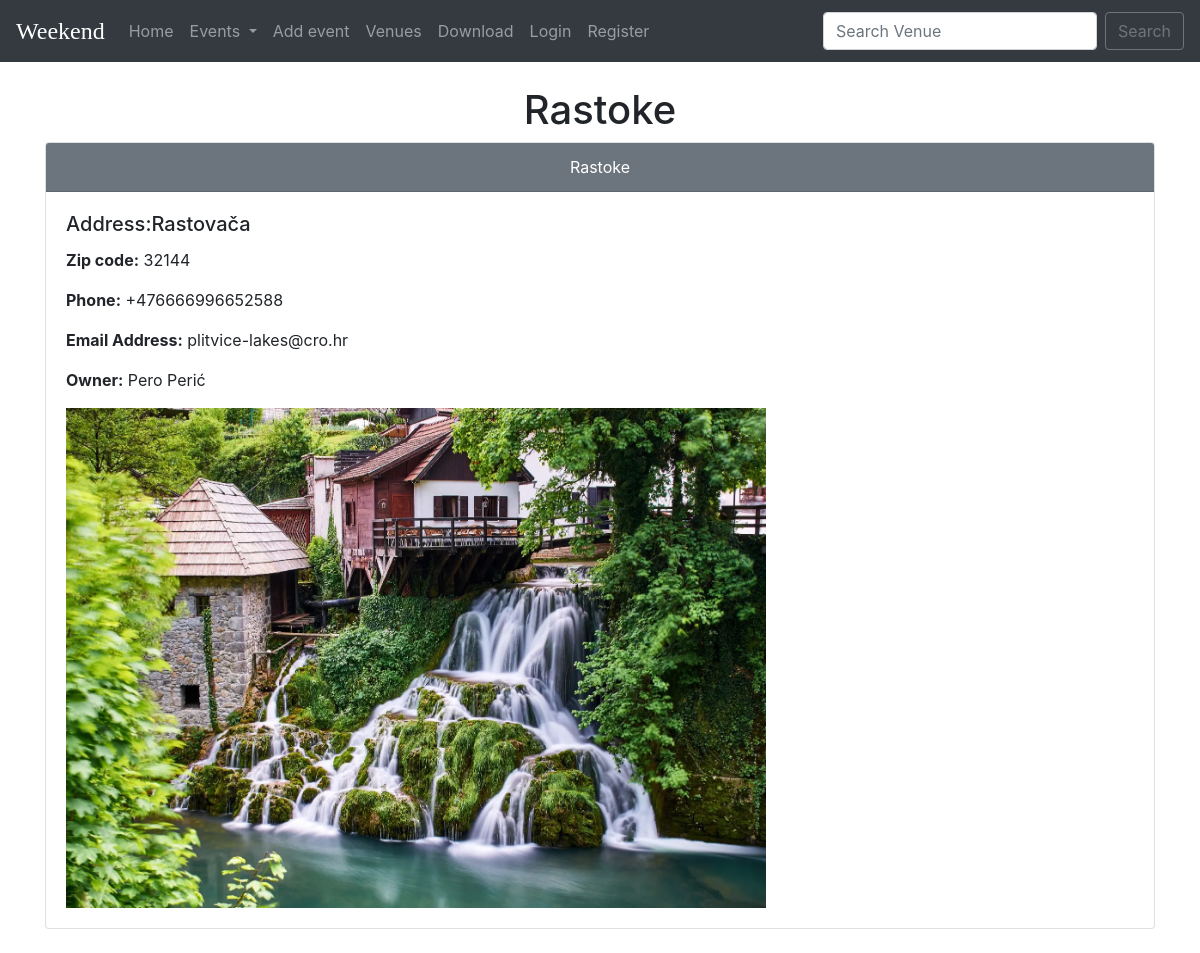
The app's page /show-venue/9 with its own data.
### events/models.py (models this page shows, shortened)
class Venue(models.Model):
    name = models.CharField(max_length=200)
    address = models.CharField(max_length=200)
    zip_code = models.CharField(max_length=10)
    image  = models.ImageField(blank = True,null = True,upload_to ="images/")
    owner  = models.IntegerField(blank = False,default = 1)
    phone = models.CharField("Contact",max_length = 20,blank = True)
    web = models.URLField(blank = True)
    email_address = models.EmailField(max_length=100,blank = True)

### events/views.py (the view)
# urls.py: path("show-venue/<id>",show_venue,name = "show_venue"),
def show_venue(request,id):
    venue = Venue.objects.get(pk = id)
    venue_owner = User.objects.get(pk = venue.owner)
    return render(request,"venue/venue_detail.html",{"venue":venue,
                                               "venue_owner":venue_owner})

### templates/venue/venue_detail.html (shortened to what this page needs)
{% extends 'core/base.html' %}
{% block content %}
<center>
   <h1>{{venue.name}}</h1>
</center>
<div class = "card">
<div class="card-header bg-secondary">
    <center style = "color:white">  {{ venue.name }}  <center>
    </div>
    <div class="card-body">
      <h5 class="card-title">Address:{{venue.address}}</h5>
      <p class="card-text"><b>Zip code:</b> {{venue.zip_code}}</p>
      {% if venue.phone %}
      <p class="card-text"><b>Phone:</b> {{venue.phone}}</p>
      {% endif %}
      {% if venue.email_address %}
      <p class="card-text"><b>Email Address:</b> {{venue.email_address}}</p>
      {% endif %}
      {% if venue_owner %}
      <p class="card-text"><b>Owner:</b> {{venue_owner.first_name}}   {{venue_owner.last_name}}</p>
      {% endif %}
      {% if venue.image %}
      <img src = "{{ venue.image.url }}" width ="700px" height = "500px">
      {% endif %}
</div>
</div>
{% endblock %}

### records on screen
Venue: name "Rastoke", address "Rastovača", zip_code "32144", phone "+476666996652588", email_address "plitvice-lakes@cro.hr", image (picture)

### other values on screen
{{ venue_owner.first_name }} "Pero"
{{ venue_owner.last_name }} "Perić"
